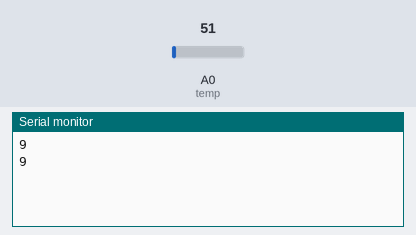
The sketch below on a simulated Arduino Uno, built with avr-gcc and run on an emulated ATmega328P. Shown: the last lines printed to the serial monitor. The inputs (shaded band) are chosen by the test bench; at power-on: A0 (temp) = 51.

Above: at 1.8 s.
1.9 s: A0 (temp) set to 61
At 2.8 s:
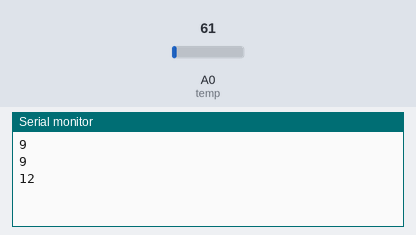
3.4 s: A0 (temp) set to 71
At 4.8 s:
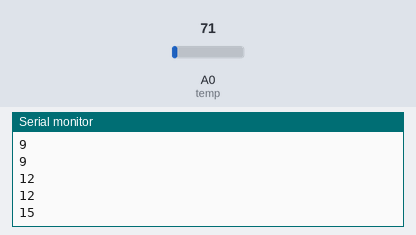
Timing chart, 0 to 6.4 s (numbered marks = the images above; inputs shaded):
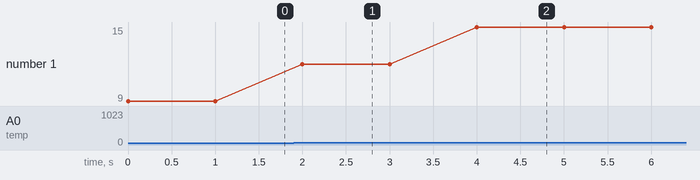

Measured:
- after the input at 1.9 s, the serial monitor: prints a new line after 0.10 s (image 1)
- after the input at 3.4 s, the serial monitor: prints a new line after 0.60 s (image 2)
- plotted number 1: 9 → 12 after the input at 1.9 s, 12 → 15 after the input at 3.4 s

The sketch:

sensing.ino
```cpp
#include<Wire.h>
int temp=A0;
int x=0;
void setup()
{
  pinMode(temp,INPUT);
  Wire.begin(10); //address 10
  Wire.onRequest(requestEvent);
  Serial.begin(9600);
}

void loop()
{

  x=analogRead(temp); //read temp
  x=map(x,20,358,0,100); //mapping temp
  Serial.println(x);
  delay(1000);

}
void requestEvent ()
{
  Wire.write(x); //send x
}
```
